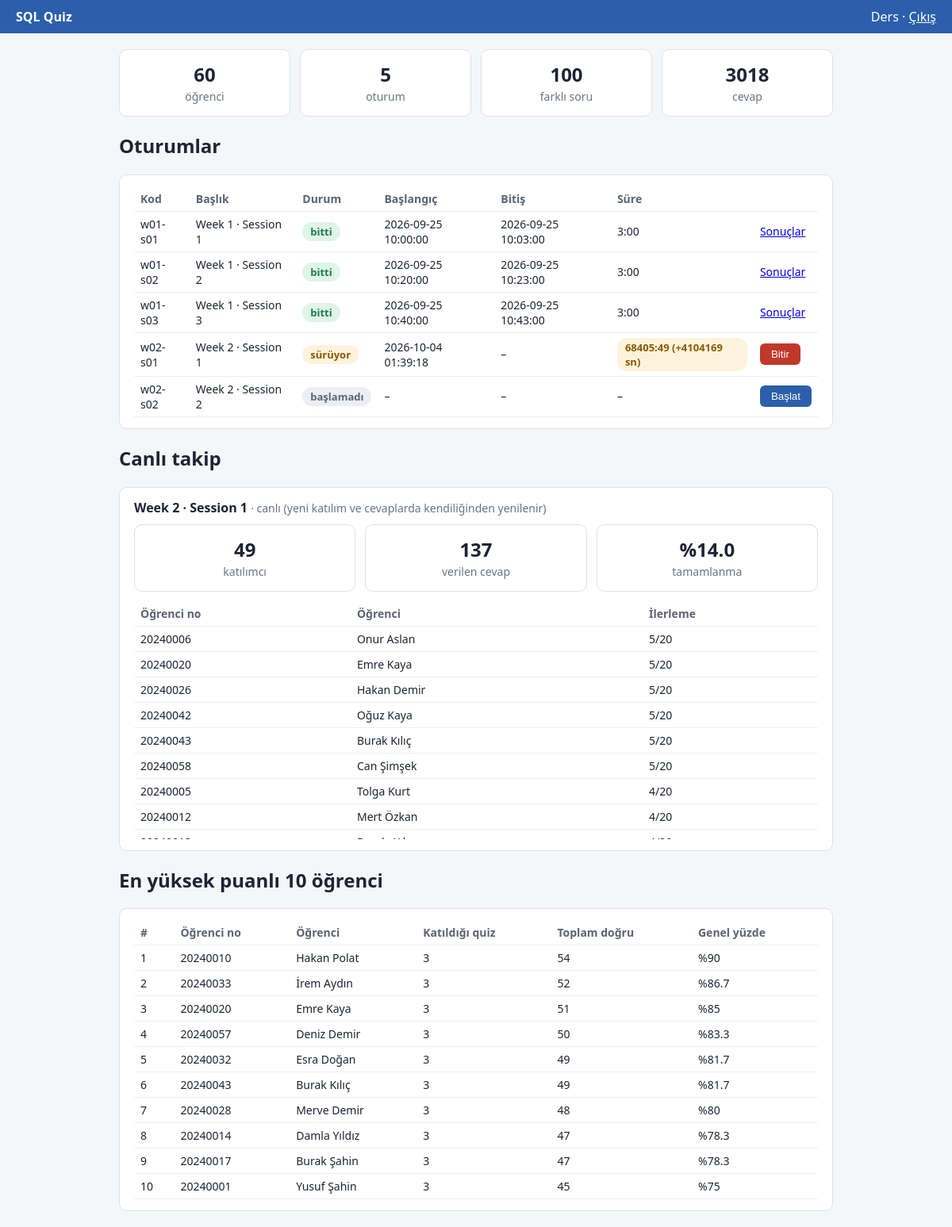
The app's page /hoca (signed in) with its own data.
### tables this page shows
CREATE TABLE oturumlar (
    id                 INTEGER PRIMARY KEY,
    kod                TEXT NOT NULL UNIQUE,         -- ör. 'w02-s01'
    baslik             TEXT NOT NULL,                -- ör. 'Week 2 · Session 1'
    hafta              INTEGER NOT NULL,
    durum              TEXT NOT NULL DEFAULT 'baslamadi',
    planlanan_sure_sn  INTEGER NOT NULL DEFAULT 180, -- resmi süre: 3 dakika
    baslangic          TEXT,                         -- hoca başlatınca dolar
    bitis              TEXT,                         -- hoca bitirince dolar

    CHECK (hafta > 0),
    CHECK (planlanan_sure_sn > 0),
    CHECK (durum IN ('baslamadi', 'suruyor', 'bitti')),

    -- Durum ile zamanlar tutarlı olmalı (isim verildi: hata mesajında görünür)
    CONSTRAINT durum_zaman_tutarliligi CHECK (
        (durum = 'baslamadi' AND baslangic IS NULL     AND bitis IS NULL)
     OR (durum = 'suruyor'   AND baslangic IS NOT NULL AND bitis IS NULL)
     OR (durum = 'bitti'     AND baslangic IS NOT NULL AND bitis IS NOT NULL
                             AND bitis >= baslangic)
    )
);

CREATE TABLE kullanicilar (
    id            INTEGER PRIMARY KEY,
    ogrenci_no    TEXT UNIQUE,                       -- hocanın öğrenci numarası yok (NULL)
    ad            TEXT NOT NULL,
    soyad         TEXT NOT NULL,
    email         TEXT NOT NULL UNIQUE COLLATE NOCASE, -- büyük/küçük harf farkı gözetmez
    sifre_hash    TEXT NOT NULL,                     -- şifrenin kendisi değil, özeti
    sifre_salt    TEXT NOT NULL,                     -- kullanıcıya özel rastgele değer
    rol           TEXT NOT NULL DEFAULT 'ogrenci',
    kayit_zamani  TEXT NOT NULL DEFAULT (datetime('now', 'localtime')),

    CHECK (rol IN ('ogrenci', 'hoca')),
    CHECK (email LIKE '%_@_%._%'),                   -- basit e-posta biçim kontrolü
    CHECK (rol = 'hoca' OR ogrenci_no IS NOT NULL)   -- öğrencinin numarası zorunlu
);

### app.py (the view)
@app.route("/hoca")
def hoca():
    if session.get("rol") != "hoca":
        return redirect(url_for("giris"))
    baglanti = baglan()
    sayilar = baglanti.execute(
        """SELECT
             (SELECT COUNT(*) FROM kullanicilar WHERE rol = 'ogrenci') AS ogrenci,
             (SELECT COUNT(*) FROM oturumlar)                         AS oturum,
             (SELECT COUNT(DISTINCT soru_id) FROM oturum_sorulari)    AS soru,
             (SELECT COUNT(*) FROM cevaplar)                          AS cevap"""
    ).fetchone()
    oturumlar = baglanti.execute("SELECT * FROM v_oturum_durumu ORDER BY id").fetchall()
    ilerleme = baglanti.execute(
        """SELECT
             d.kod, d.baslik, d.gecen_sure_sn, d.uzatma_sn,
             (SELECT COUNT(*) FROM katilimlar k       WHERE k.oturum_id  = d.id) AS katilimci,
             (SELECT COUNT(*) FROM oturum_sorulari os WHERE os.oturum_id = d.id) AS soru_sayisi,
             (SELECT COUNT(*) FROM cevaplar c         WHERE c.oturum_id  = d.id) AS verilen_cevap
           FROM v_oturum_durumu d
           WHERE d.durum = 'suruyor'"""
    ).fetchone()
    ogrenciler = baglanti.execute(
        """SELECT u.ogrenci_no, u.ad || ' ' || u.soyad AS ogrenci,
                  r.cevaplanan, r.soru_sayisi
           FROM v_sonuclar r
           JOIN oturumlar o    ON o.id = r.oturum_id
           JOIN kullanicilar u ON u.id = r.kullanici_id
           WHERE o.durum = 'suruyor'
           ORDER BY r.cevaplanan DESC, u.ogrenci_no"""
    ).fetchall()
    ilk10 = baglanti.execute(
        """SELECT u.ogrenci_no, u.ad || ' ' || u.soyad AS ogrenci,
                  COUNT(*) AS katildigi_quiz, SUM(r.dogru) AS toplam_dogru,
                  ROUND(100.0 * SUM(r.dogru) /
                        (SELECT COUNT(*) FROM oturum_sorulari os
                           JOIN oturumlar o2 ON o2.id = os.oturum_id
                          WHERE o2.durum = 'bitti'), 1) AS genel_yuzde
           FROM v_sonuclar r
           JOIN oturumlar o    ON o.id = r.oturum_id
           JOIN kullanicilar u ON u.id = r.kullanici_id
           WHERE o.durum = 'bitti'
           GROUP BY u.id
           ORDER BY genel_yuzde DESC, u.ogrenci_no
           LIMIT 10"""
    ).fetchall()
    durum = canli_durum(baglanti)
    baglanti.close()
    return render_template("hoca.html", sayilar=sayilar, oturumlar=oturumlar,
                           ilerleme=ilerleme, ogrenciler=ogrenciler, ilk10=ilk10,
                           imza=durum["imza"])

### app.py (called while the page is built)
def baglan():
    baglanti = sqlite3.connect(VERITABANI)
    baglanti.row_factory = sqlite3.Row
    baglanti.execute("PRAGMA foreign_keys = ON;")
    return baglanti

def canli_durum(baglanti):
    satir = baglanti.execute(
        """SELECT d.id,
                  (SELECT COUNT(*) FROM katilimlar k WHERE k.oturum_id = d.id) AS katilimci,
                  (SELECT COUNT(*) FROM cevaplar c   WHERE c.oturum_id = d.id) AS cevap
           FROM v_oturum_durumu d
           WHERE d.durum = 'suruyor'"""
    ).fetchone()
    if satir is None:
        return {"oturum_id": None, "imza": "yok"}
    imza = f"{satir['id']}-{satir['katilimci']}-{satir['cevap']}"
    return {"oturum_id": satir["id"], "imza": imza}

### templates/hoca.html (shortened to what this page needs)
{% extends "base.html" %}
{% block icerik %}
<div class="sayilar">
  <div class="kart"><b>{{ sayilar["ogrenci"] }}</b><span class="soluk">öğrenci</span></div>
  <div class="kart"><b>{{ sayilar["oturum"] }}</b><span class="soluk">oturum</span></div>
  <div class="kart"><b>{{ sayilar["soru"] }}</b><span class="soluk">farklı soru</span></div>
  <div class="kart"><b>{{ sayilar["cevap"] }}</b><span class="soluk">cevap</span></div>
</div>
<h2>Oturumlar</h2>
<div class="kart">
  <table>
    <tr><th>Kod</th><th>Başlık</th><th>Durum</th><th>Başlangıç</th><th>Bitiş</th><th>Süre</th><th></th></tr>
    {% for o in oturumlar %}
    <tr>
      <td>{{ o["kod"] }}</td>
      <td>{{ o["baslik"] }}</td>
      <td>
        {% if o["durum"] == "bitti" %}<span class="rozet yesil">bitti</span>
        {% elif o["durum"] == "suruyor" %}<span class="rozet sari">sürüyor</span>
        {% else %}<span class="rozet gri">başlamadı</span>{% endif %}
      </td>
      <td>{{ o["baslangic"] or "–" }}</td>
      <td>{{ o["bitis"] or "–" }}</td>
      <td>
        {% if o["durum"] == "suruyor" %}
          <span id="sayac" class="rozet sari" data-gecen="{{ o['gecen_sure_sn'] }}" data-plan="{{ o['planlanan_sure_sn'] }}"></span>
        {% elif o["gecen_sure_sn"] is not none %}
          {{ "%d:%02d"|format(o["gecen_sure_sn"] // 60, o["gecen_sure_sn"] % 60) }}
        {% else %}–{% endif %}
      </td>
      <td>
        {% if o["durum"] == "baslamadi" %}
          <form method="post" action="{{ url_for('oturum_baslat', oturum_id=o['id']) }}"><button>Başlat</button></form>
        {% elif o["durum"] == "suruyor" %}
          <form method="post" action="{{ url_for('oturum_bitir', oturum_id=o['id']) }}"><button class="kirmizi">Bitir</button></form>
        {% else %}
          <a href="{{ url_for('sonuc', oturum_id=o['id']) }}">Sonuçlar</a>
        {% endif %}
      </td>
    </tr>
    {% endfor %}
  </table>
</div>
<h2>Canlı takip</h2>
{% if ilerleme %}
<div class="kart">
  <b>{{ ilerleme["baslik"] }}</b> <span class="soluk">· canlı (yeni katılım ve cevaplarda kendiliğinden yenilenir)</span>
  <div class="sayilar" style="margin-top: 10px;">
    <div class="kart"><b>{{ ilerleme["katilimci"] }}</b><span class="soluk">katılımcı</span></div>
    <div class="kart"><b>{{ ilerleme["verilen_cevap"] }}</b><span class="soluk">verilen cevap</span></div>
    <div class="kart">
      <b>{% if ilerleme["katilimci"] > 0 %}%{{ "%.1f"|format(100.0 * ilerleme["verilen_cevap"] / (ilerleme["katilimci"] * ilerleme["soru_sayisi"])) }}{% else %}–{% endif %}</b>
      <span class="soluk">tamamlanma</span>
    </div>
  </div>
  <div style="max-height: 300px; overflow-y: auto; margin-top: 12px;">
  <table>
    <tr><th>Öğrenci no</th><th>Öğrenci</th><th>İlerleme</th></tr>
    {% for s in ogrenciler %}
    <tr><td>{{ s["ogrenci_no"] }}</td><td>{{ s["ogrenci"] }}</td><td>{{ s["cevaplanan"] }}/{{ s["soru_sayisi"] }}</td></tr>
    {% endfor %}
  </table>
  </div>
</div>
{% else %}
  <div class="kart soluk">Şu an süren bir quiz yok.</div>
{% endif %}
<h2>En yüksek puanlı 10 öğrenci</h2>
<div class="kart">
  <table>
    <tr><th>#</th><th>Öğrenci no</th><th>Öğrenci</th><th>Katıldığı quiz</th><th>Toplam doğru</th><th>Genel yüzde</th></tr>
    {% for s in ilk10 %}
    <tr>
      <td>{{ loop.index }}</td><td>{{ s["ogrenci_no"] }}</td><td>{{ s["ogrenci"] }}</td>
      <td>{{ s["katildigi_quiz"] }}</td><td>{{ s["toplam_dogru"] }}</td><td>%{{ "%g"|format(s["genel_yuzde"]) }}</td>
    </tr>
    {% endfor %}
  </table>
</div>
{% endblock %}

### templates/base.html (shortened to what this page needs)
<!doctype html>
<html lang="tr">
<head>
</head>
<body>
  <div class="ust">
    <b>SQL Quiz</b>
    {% if session.get("ad") %}<span>{{ session["ad"] }} · <a href="{{ url_for('cikis') }}">Çıkış</a></span>{% endif %}
  </div>
  <div class="icerik">
    {% block icerik %}{% endblock %}
  </div>
</body>
</html>

### templates/base.html (style rules this page uses)
body { font-family: "Segoe UI", Arial, sans-serif; background: #f5f6f8; color: #1d2433; margin: 0; }
.ust { background: #2b5fab; color: #fff; padding: 10px 20px; display: flex; justify-content: space-between; }
.ust a { color: #fff; }
.icerik { max-width: 900px; margin: 20px auto; padding: 0 16px; }
.kart { background: #fff; border: 1px solid #dde1e8; border-radius: 10px; padding: 14px 18px; margin-bottom: 14px; overflow-x: auto; }
.soluk { color: #6b7385; font-size: 14px; }
.rozet { display: inline-block; padding: 3px 10px; border-radius: 12px; font-size: 13px; font-weight: 600; }
.yesil { background: #dff5e7; color: #1f7a4d; }
.sari { background: #fdf3dd; color: #8a5a00; }
.gri { background: #eceef2; color: #5b6475; }
table { width: 100%; border-collapse: collapse; font-size: 14px; }
th, td { text-align: left; padding: 6px 8px; border-bottom: 1px solid #eceef2; }
th { color: #5b6475; font-weight: 600; }
button { background: #2b5fab; color: #fff; border: 0; border-radius: 6px; padding: 6px 14px; cursor: pointer; }
button.kirmizi { background: #c0392b; }
.sayilar { display: flex; gap: 12px; flex-wrap: wrap; }
.sayilar .kart { flex: 1; text-align: center; margin: 0; min-width: 120px; }
.sayilar b { font-size: 24px; display: block; }

### records on screen
oturumlar: kod "w01-s01", baslik "Week 1 · Session 1", durum "bitti", baslangic "2026-09-25 10:00:00", bitis "2026-09-25 10:03:00", gecen_sure_sn "3:00"
oturumlar: kod "w01-s02", baslik "Week 1 · Session 2", durum "bitti", baslangic "2026-09-25 10:20:00", bitis "2026-09-25 10:23:00", gecen_sure_sn "3:00"
oturumlar: kod "w01-s03", baslik "Week 1 · Session 3", durum "bitti", baslangic "2026-09-25 10:40:00", bitis "2026-09-25 10:43:00", gecen_sure_sn "3:00"
oturumlar: kod "w02-s01", baslik "Week 2 · Session 1", durum "sürüyor", baslangic "2026-10-04 01:39:18", o "–"
oturumlar: kod "w02-s02", baslik "Week 2 · Session 2", durum "başlamadı", o "–"
kullanicilar: ogrenci_no "20240010", ogrenci "Hakan Polat", katildigi_quiz "3", toplam_dogru "54", genel_yuzde "90"
kullanicilar: ogrenci_no "20240033", ogrenci "İrem Aydın", katildigi_quiz "3", toplam_dogru "52", genel_yuzde "86.7"
kullanicilar: ogrenci_no "20240020", ogrenci "Emre Kaya", katildigi_quiz "3", toplam_dogru "51", genel_yuzde "85"
kullanicilar: ogrenci_no "20240057", ogrenci "Deniz Demir", katildigi_quiz "3", toplam_dogru "50", genel_yuzde "83.3"
kullanicilar: ogrenci_no "20240032", ogrenci "Esra Doğan", katildigi_quiz "3", toplam_dogru "49", genel_yuzde "81.7"
kullanicilar: ogrenci_no "20240043", ogrenci "Burak Kılıç", katildigi_quiz "3", toplam_dogru "49", genel_yuzde "81.7"
kullanicilar: ogrenci_no "20240028", ogrenci "Merve Demir", katildigi_quiz "3", toplam_dogru "48", genel_yuzde "80"
kullanicilar: ogrenci_no "20240014", ogrenci "Damla Yıldız", katildigi_quiz "3", toplam_dogru "47", genel_yuzde "78.3"
kullanicilar: ogrenci_no "20240017", ogrenci "Burak Şahin", katildigi_quiz "3", toplam_dogru "47", genel_yuzde "78.3"
kullanicilar: ogrenci_no "20240001", ogrenci "Yusuf Şahin", katildigi_quiz "3", toplam_dogru "45", genel_yuzde "75"

### other values on screen
{{ session["ad"] }} "Ders"
{{ sayilar["ogrenci"] }} "60"
{{ sayilar["oturum"] }} "5"
{{ sayilar["soru"] }} "100"
{{ sayilar["cevap"] }} "3018"
{{ ilerleme["katilimci"] }} "49"
{{ ilerleme["verilen_cevap"] }} "137"
{{ s["ogrenci_no"] }} "20240006" "20240020" "20240026" "20240042" "20240043" "20240058" "20240005" "20240012"
{{ s["ogrenci"] }} "Onur Aslan" "Emre Kaya" "Hakan Demir" "Oğuz Kaya" "Burak Kılıç" "Can Şimşek" "Tolga Kurt" "Mert Özkan"
{{ s["cevaplanan"] }} "5" "5" "5" "5" "5" "5" "4" "4"
{{ s["soru_sayisi"] }} "20" "20" "20" "20" "20" "20" "20" "20"
